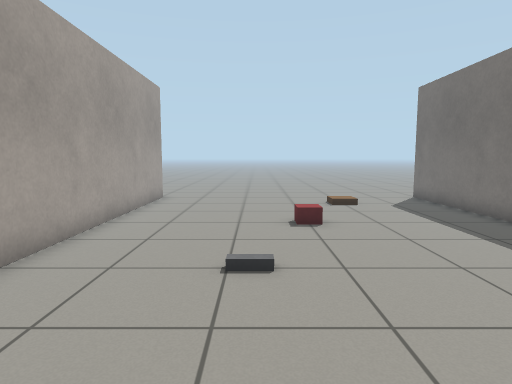
View 1 (above)

14 first-person views from a walk through a world built for the Gazebo simulator. The camera is 0.94 m above the floor, tilts 6° down and sees 75° across. The floor is counted in squares, 0.5 m on a side. Each view is taken from the middle of a square. On the plan, view 1 faces up. The plan holds only what a view shows up to about 17 squares ahead; the rest is blank. The place goes on beyond the plan.

View 2
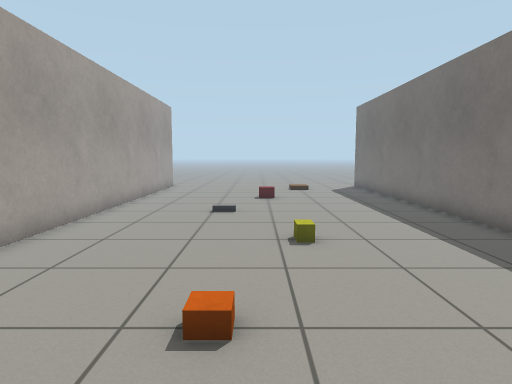

View 3
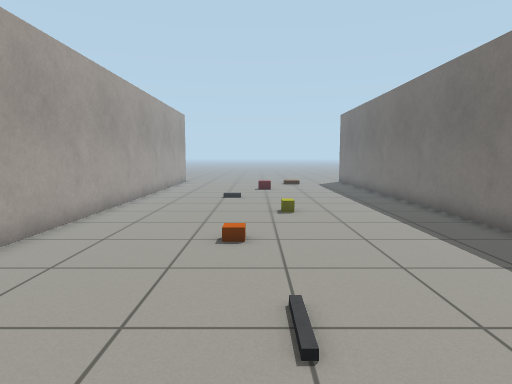

View 4
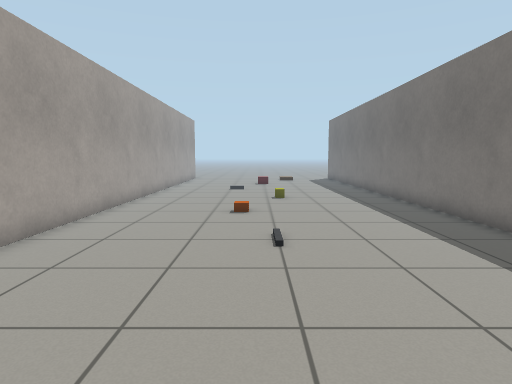

View 5
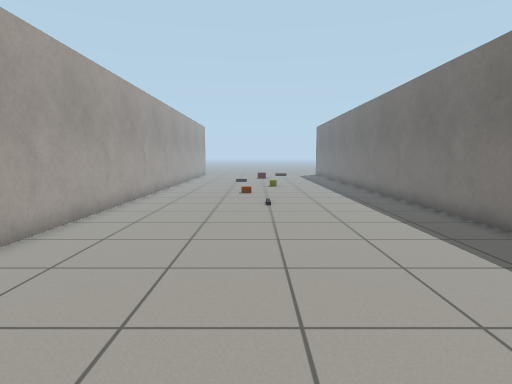

View 6
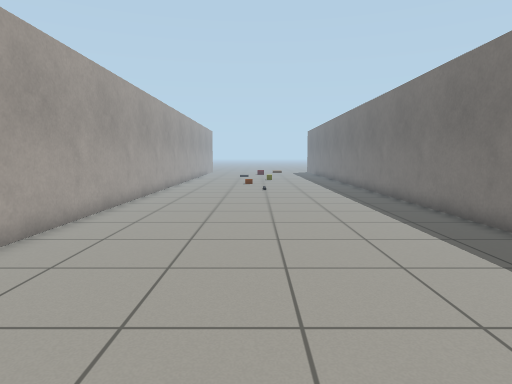

View 7
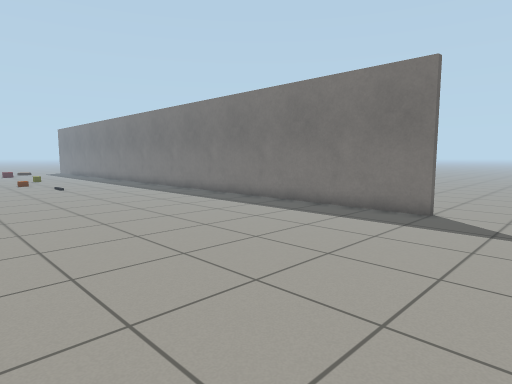

View 8
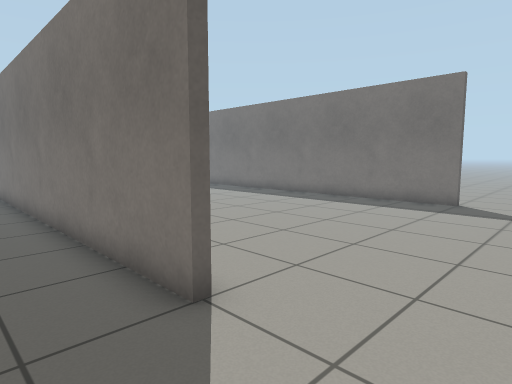

View 9
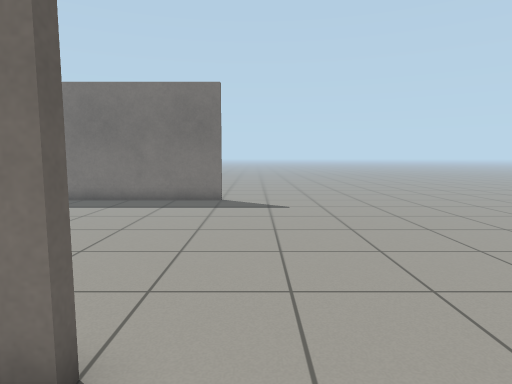

View 10
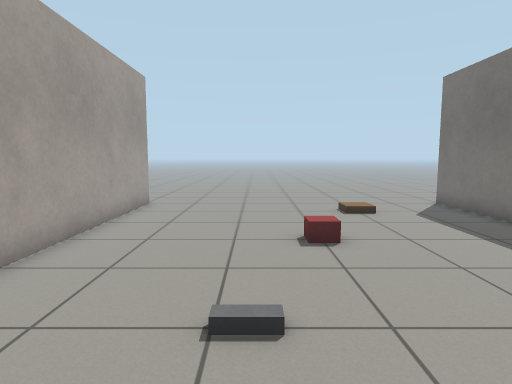

View 11
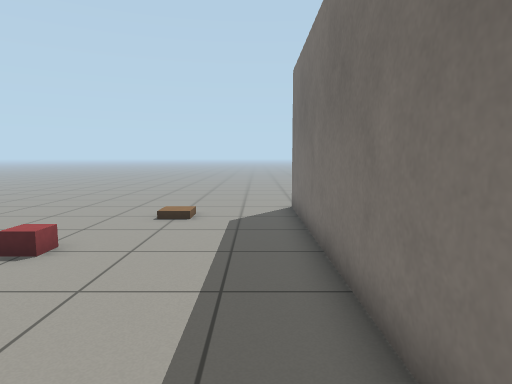

View 12
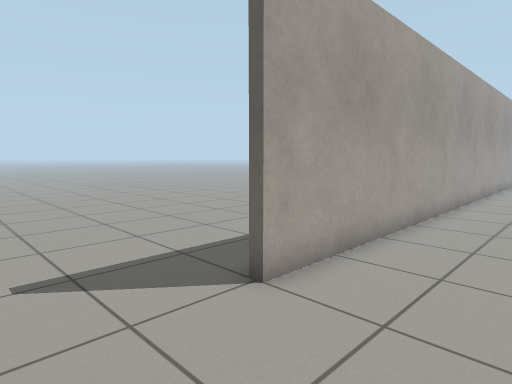

View 13
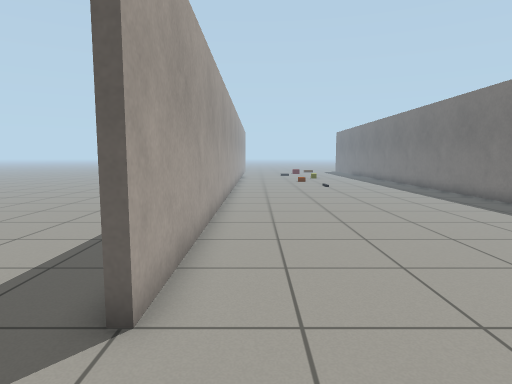

View 14
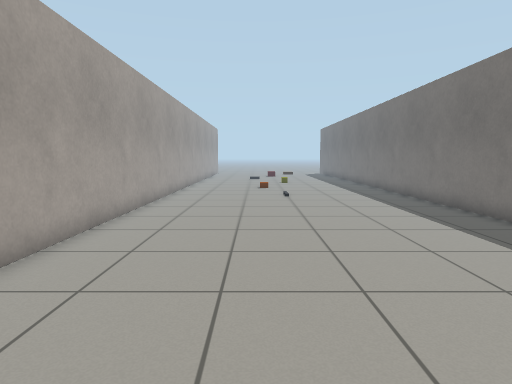

### Floor plan
Points are (right, up) in squares from view 1. A wall is a line through its corners. A room is listed if a view was taken in it or the views show most of it. See-through windows are left out.
Room 1 (views 1, 2, 3, 4, 5, 6, 7, 10, 11, 12, 13, 14)
walls: (7.8, -24.5) (7.4, -24.5) (7.4, 15.5); (-4.3, 15.5) (-4.3, -24.5)
ways out: opening at (-5, -26.5) to room 2; opening at (7, -26.5); opening at (7, 16.5)
objects: orange box (0, -3); grey box (0, 5); red box (1, 9) to (2, 10); yellow box (2, 1)
Room 2 (views 8, 9)
walls: (-4.3, -24.5) (-4.6, -24.5) (-4.6, -9.8)
ways out: opening at (-5, -26.5) to room 1

Where each view was taken, in squares from view 1:
view 1: 0 up, 0 right, facing up
view 2: 6 down, 1 right, facing up
view 3: 10 down, 1 right, facing up
view 4: 14 down, 1 right, facing up
view 5: 20 down, 1 right, facing up
view 6: 26 down, 1 right, facing up
view 7: 28 down, 4 left, facing up-right
view 8: 28 down, 7 left, facing up-right
view 9: 26 down, 7 left, facing right
view 10: 2 up, 0 right, facing up
view 11: 3 up, 6 right, facing up
view 12: 28 down, 1 left, facing up-left
view 13: 28 down, 3 left, facing up
view 14: 23 down, 0 right, facing up
